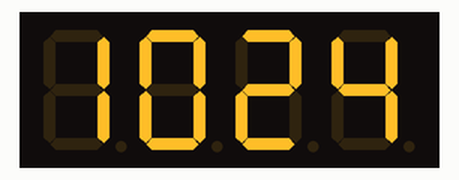
This sketch was run on a simulated Arduino Uno, built with avr-gcc and run on an emulated ATmega328P. On the bench: 4-digit seven-segment display. The local clock reads 2024-03-15 10:24:30 at power-on unless the sketch sets it.

Above: at 0.1 s.
At 64.7 s:
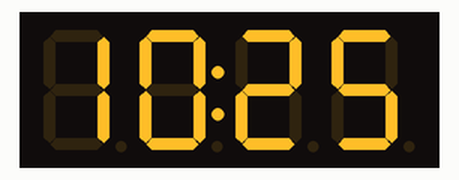
At 129.3 s:
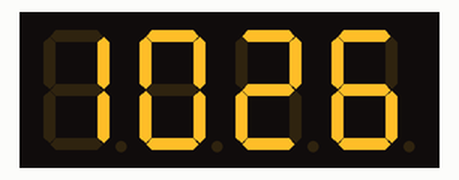

The sketch:

TM1637_DS3231_clock0.ino
```cpp
// base sketch from https://brainy-bits.com/tutorials/4-bits-7-segment-led-display-with-arduino/
// changed TM1637 library by niq_ro for degree, r & h letter
// DS3231 clock on TM1637 LED display by niq_ro from http://www.tehnic.go.ro
// & http://arduinotehniq.com/

#include "TM1637.h"

//{0,1,2,3,4,5,6,7,8,9,10,11,12,13,14,15,16,17,18,19,20};
//0~9,A,b,C,d,E,F,"-"," ",degree,r,h

#define CLK 9//Pins for TM1637
#define DIO 8
TM1637 tm1637(CLK,DIO);

// Date and time functions using a DS3231 RTC connected via I2C and Wire lib
#include <Wire.h>
#include "RTClib.h"
RTC_DS3231 rtc;
int hh, mm;

void setup()
{
  tm1637.init();
  tm1637.set(5);
  //BRIGHT_TYPICAL = 2,BRIGHT_DARKEST = 0,BRIGHTEST = 7;

  rtc.begin();
// manual adjust
  // January 21, 2014 at 3am you would call:
  // rtc.adjust(DateTime(2014, 1, 21, 3, 0, 0));
// automatic adjust
  //rtc.adjust(DateTime(F(__DATE__), F(__TIME__)));
}//end "setup()"

void loop(){
DateTime now = rtc.now();
hh = now.hour(), DEC;
mm = now.minute(), DEC;
tm1637.point(POINT_OFF);
    tm1637.display(0,hh/10);     // hour
    tm1637.display(1,hh%10);
    tm1637.display(2,mm/10);    // minutes
    tm1637.display(3,mm%10);    //
delay(500);
tm1637.point(POINT_ON);
    tm1637.display(0,hh/10);     // hour
    tm1637.display(1,hh%10);
    tm1637.display(2,mm/10);    // minutes
    tm1637.display(3,mm%10);    //
delay(500);
}// end loop()
```
